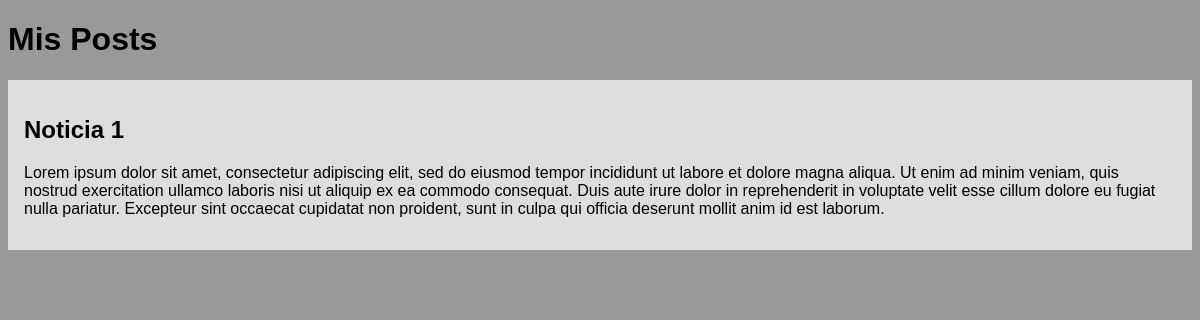
The app's page /posts/1/ with its own data.
### detalle/models.py (models this page shows, shortened)
class Post(models.Model):
    titulo = models.CharField(max_length=200)
    autor = models.ForeignKey(
        'auth.User',
        on_delete=models.CASCADE
    )
    resumen = models.TextField()

### detalle/views.py (the view)
# urls.py: path('posts/<int:pk>/', MyViews.DetalleDetailView.as_view(), name='detail'),
class DetalleDetailView(DetailView):
    model = MyModels.Post
    template_name = 'detalle-post.html'
    context_object_name = 'post'

### templates/detalle-post.html (shortened to what this page needs)
{% extends 'base.html' %}
{% block content %}
<section class="detalle">
    <h2 class="detalle__header">
        {{ post.titulo }}
    </h2>
    <p class="detalle__paragraph">
        {{ post.resumen }}
    </p>
</section>
{% endblock %}

### static/css/style.css (style rules this page uses)
* { text-decoration: none; color:unset; }
body { background-color: #999; font-family: sans-serif; }
section { background-color: #ddd; box-sizing: border-box; padding: 1rem; margin-bottom: 1rem; }

### records on screen
Post: titulo "Noticia 1", resumen "Lorem ipsum dolor sit amet, consectetur adipiscing elit, sed do eiusmod tempor incididunt ut labore et dolore magna aliqua. Ut enim ad minim veniam, quis nostrud exercitation ullamco laboris nisi ut aliquip ex ea commodo consequat. Duis aute irure dolor in reprehenderit in voluptate velit esse cillum dolore eu fugiat nulla pariatur. Excepteur sint occaecat cupidatat non proident, sunt in culpa qui officia deserunt mollit anim id est laborum."
